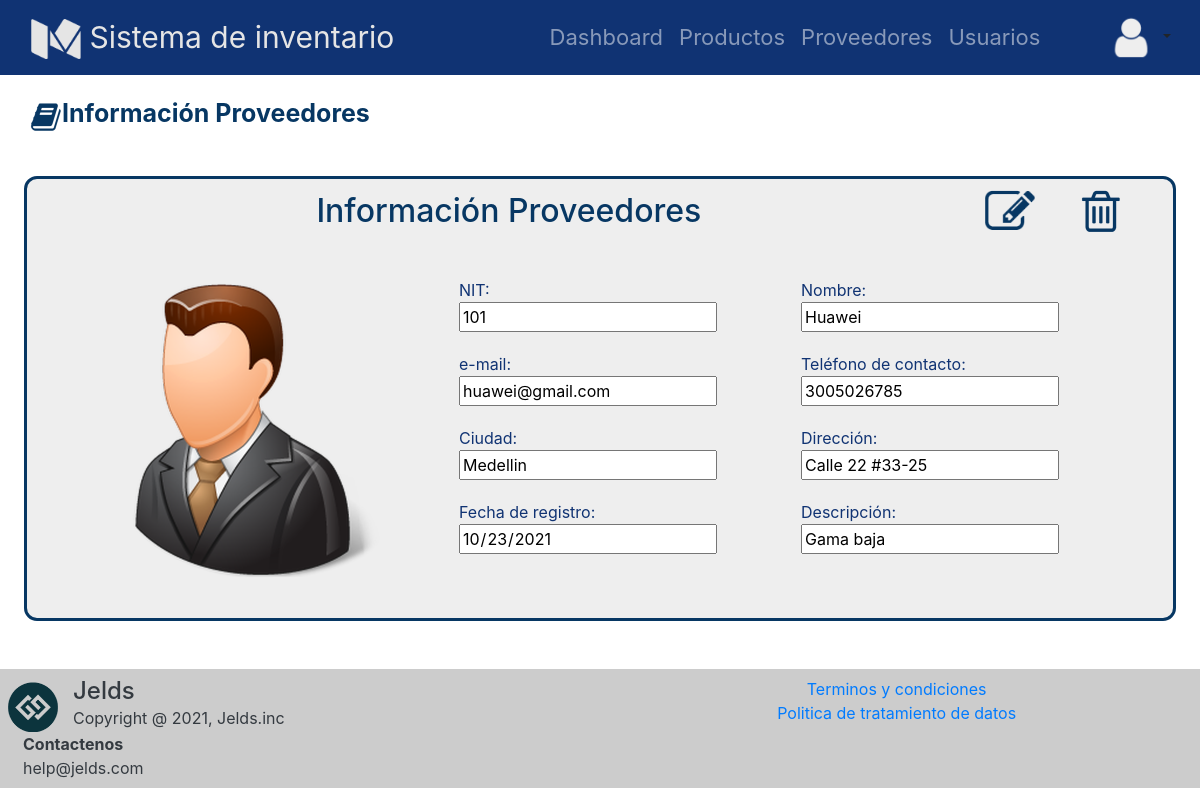
Before: /proveedores/informacion/101 with the older database file.
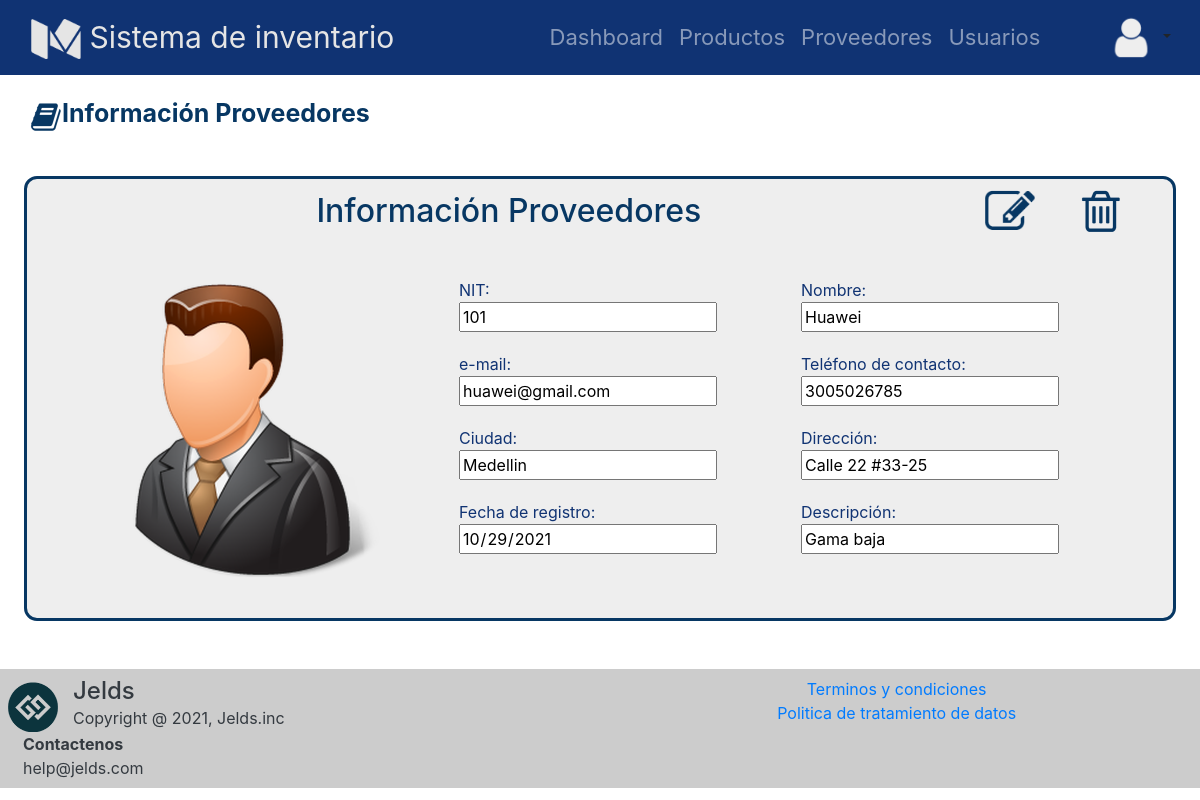
After: the same page with the newer database file.
### tables this page shows
CREATE TABLE proveedor (id_prov INTEGER NOT NULL, nom_prov VARCHAR (25) NOT NULL, dirección_prov VARCHAR (30) NOT NULL, email_prov VARCHAR NOT NULL, fecha_ingreso_prov DATETIME DEFAULT CURRENT_TIMESTAMP, img_prov VARCHAR, ciudad_prov VARCHAR (30) NOT NULL, tel_prov INTEGER, desc_prov TEXT, PRIMARY KEY (id_prov));

### app.py (the view)
@app.route("/proveedores/informacion/<int:id>", methods=["GET"])
def info_proveedor_vista(id):
    proveedor=get_one_proveedor(id)
    submenu="Información"
    menu="Proveedores"
    return render_template('formularioProUser.html', submenu=submenu, menu=menu, tabla=proveedor)

### templates/formularioProUser.html (shortened to what this page needs)
{% extends "base.html" %}
{% block css %}
<link rel="stylesheet" href="{{ url_for('static', filename='css/normalize.min.css') }}">
<link rel="stylesheet" href="https://cdn.jsdelivr.net/npm/bootstrap@4.5.3/dist/css/bootstrap.min.css">
<link rel="stylesheet" href="{{ url_for('static', filename='css/estiloproducto.css') }}">
{% endblock %}
{% block content %}
<section >
    <div class="nombre_titulo">
        <div class="img">
            {% if submenu=='Registrar' %}
            <img src="{{ url_for('static', filename='img/add.png') }}" alt="" width="32" height="32" class="d-inline-block align-text-top">
            {% elif submenu=='Editar' %}
            <img src="{{ url_for('static', filename='img/edit.png') }}" alt="" width="32" height="32" class="d-inline-block align-text-top">
            {% else %}
            <img src="{{ url_for('static', filename='img/info.png') }}" alt="" width="32" height="32" class="d-inline-block align-text-top">
            {% endif %}
        </div>
        <div class="nombre">
            <p>{{submenu}} {{menu}}</p>
        </div>
    </div>
    <div class="presentacion">
        <div class="container">
            <div class="row m-sm-2" id="contenedor_titulo">
                <div class="col-10">
                     <h2>{{submenu}} {{menu}}</h2>
                 </div>
                 {%if submenu=='Registrar' or submenu =='Editar'%}
                 <div class="col" id="col_2">
                     <input type="submit" form="formulario" class="btn btn-outline-success" id="btn_enviar" value="" onsubmit="send()">
                 </div>
                 <div class="col" id="col_2">
                     <input type="reset" form="formulario" class="btn btn-outline-danger" id="btn_cancelar" onclick="location.reload()" value="">
                 </div>
                 {%elif submenu=='Información'%}
                <div class="col" id="col_2">
                    {% if menu=='Productos' %}
                    <a href="{{url_for('editar_producto_vista') }}">
                    {% elif menu=='Proveedores' %}
                    <a href="{{url_for('editar_proveedor_vista',id=tabla[0])}}">
                    {% else %}
                    <a href="{{url_for('editar_usuario_vista',id=tabla[0])}}">
                    {% endif %}
                        <img src={{ url_for('static', filename='img/edit.png') }}  width="50" class="sobre"/>
                    </a>
                </div>
                <div class="col" id="col_2">
                        <a href="#eliminar{{tabla[0]}}" data-toggle="modal"><input type="image" width="48" src={{ url_for('static', filename='img/delete.png') }} class="sobre" id="btn-eliminar"/></a>
                </div>
                 {% endif %}
            </div>
        </div>
        <div class="foto-formulario">
            {%if submenu == 'Editar'%}
            <div class="foto_producto">
                <div class="contenedor_img">
                    <div id="preview" class="imagen"><img src="/static/img/{{tabla[5]}}" alt=""></div>
                </div>
                <div class="input-group">
                    <input type="file" accept="image/*" form="formulario" name="img" class="" id="seleccionArchivos" aria-describedby="inputGroupFileAddon04" aria-label="Upload" onclick="previsualizar()">
                    <script src="/static/js/script.js"></script>
                </div>
            </div>
            <div class="formulario">
                <form action="/update-{{menu}}"  id="formulario" method="POST">
                    {%if menu=='Usuarios'%}
                    <div>
                        <p>
                            Identificación:
                        </p>
                        <input readonly value="{{tabla[0]}}" maxlength="10" minlength="7" name="content" type="number">
                    </div>
                    {%else%}
                    <div>
                        <p>
                            NIT:
                        </p>
                        <input readonly value="{{tabla[0]}}" name="id" autofocus type="number">
                    </div>
                    {%endif%}
                    <div>
                        <p for="">
                            Nombre:
                        </p>
                        <input value="{{tabla[1]}}" name="nombre" type="text" minlength="2">
                    </div>
                    {%if menu=='Usuarios'%}
                    <div>
                        <p for="">
                            Usuario:
                        </p>
                        <input readonly  value="{{tabla[2]}}" name="usuario" id="contra" type="text" onsubmit="validar_contraseña()">
                    </div>
                    {%else%}
                    <div>
                        <p for="">
                            e-mail:
                        </p>
                        <input value="{{tabla[3]}}" name="email" type="email">
                    </div>
                    {%endif%}
                    {%if menu=='Usuarios'%}
                    <div>
                        <p for="">
                            Contraseña:
                        </p>
                        <input value="{{tabla[3]}}" name="password" type="password" id="password">
                    </div>
                    {%else%}
                    <div>
                        <p for="">
                            Teléfono de contacto:
                        </p>
                        <input value="{{tabla[8]}}" name="telefono" type="number" min="3000000000" max="3600000000">
                    </div>
                    {%endif%}
                    {%if menu=='Usuarios'%}
                    <div>
                        <p for="">
                            E-mail:
                        </p>
                        <input value="{{tabla[4]}}" name="email" type="email">
                    </div>
                    {%else%}
                    <div>
                        <p for="">
                            Ciudad:
                        </p>
                        <input value="{{tabla[4]}}" name="ciudad" type="text">
                    </div>
                    {%endif%}
                    {%if menu=='Usuarios'%}
                    <div>
                        <p for="">
                            Teléfono de contacto:
                        </p>
                        <input value="{{tabla[8]}}" name="telefono" type="number" min="3000000000" max="3600000000">
                    </div>
                    {%else%}
                    <div>
                        <p for="">
                            Dirección:
                        </p>
                        <input value="{{tabla[2]}}" name="direccion" type="text" min="">
                    </div>
                    {%endif%}
                    <div>
                        <p for="">
                            Fecha de registro:
                        </p>
                        <input value="{{tabla[6]}}" type="date" name="fregistro" placeholder="dd/mm/aaaa" required>
                    </div>
                    {%if menu!='Usuarios'%}
                    <div>
                        <p for="">
                            Descripción:
                        </p>
                        <input value="{{tabla[7]}}" name="descripcion" type="text">
                    </div>
                    <div>
                    {%endif%}
                    {% if menu=='Usuarios' %}
                    <div>
                        <p for="">
                            Rol:
                        </p>
                        <select name="rol">
                            {%if tabla[7]=='1'%}
                            <option value="1">Usuario final</option>
                            <option value="2">Administrador</option>
                            <option value="3">Super administrador</option>
                            {%elif tabla[7]=='2'%}
                            <option value="2">Administrador</option>
                            <option value="1">Usuario final</option>
                            <option value="3">Super administrador</option>
                            {%else%}
                            <option value="3">Super administrador</option>
                            <option value="1">Usuario final</option>
                            <option value="2">Administrador</option>
                            {%endif%}
                        </select>
                    </div>
                    {% endif %}
                </form>
            </div>
            {%elif submenu =='Información'%}
            <div class="foto_producto">
                <img src='/static/img/{{tabla[5]}}'/>
            </div>
            <div class="formulario">
                <form action="" method="GET">
                    {%if menu=='Usuarios'%}
                    <div>
                        <p>
                            Identificación:
                        </p>
                        <input readonly value="{{tabla[0]}}" maxlength="10" minlength="7" name="content" type="number">
                    </div>
                    {%else%}
                    <div>
                        <p>
                            NIT:
                        </p>
                        <input readonly value="{{tabla[0]}}" autofocus type="number">
                    </div>
                    {%endif%}
                    <div>
                        <p for="">
                            Nombre:
                        </p>
                        <input readonly value="{{tabla[1]}}" name="nombre" type="text" minlength="2">
                    </div>
                    {%if menu=='Usuarios'%}
                    <div>
                        <p for="">
                            Usuario:
                        </p>
                        <input readonly value="{{tabla[2]}}" name="usuario" id="contra" type="text" onsubmit="validar_contraseña()">
                    </div>
                    {%else%}
                    <div>
                        <p for="">
                            e-mail:
                        </p>
                        <input readonly value="{{tabla[3]}}" name="email" type="email">
                    </div>
                    {%endif%}
                    {%if menu=='Usuarios'%}
                    <div>
                        <p for="">
                            Password:
                        </p>
                        <input readonly value="{{tabla[3]}}" name="password" type="password">
                    </div>
                    {%else%}
                    <div>
                        <p for="">
                            Teléfono de contacto:
                        </p>
                        <input  readonly value="{{tabla[8]}}" name="telefono" type="number" min="3000000000" max="3600000000">
                    </div>
                    {%endif%}
                    {%if menu=='Usuarios'%}
                    <div>
                        <p for="">
                            E-mail:
                        </p>
                        <input readonly value="{{tabla[4]}}" name="email" type="email">
                    </div>
                    {%else%}
                    <div>
                        <p for="">
                            Ciudad:
                        </p>
                        <input readonly value="{{tabla[4]}}" name="ciudad" type="text">
                    </div>
                    {%endif%}
                    {%if menu=='Usuarios'%}
                    <div>
                        <p for="">
                            Teléfono de contacto:
                        </p>
                        <input readonly value="{{tabla[8]}}" name="telefono" type="number" min="3000000000" max="3600000000">
                    </div>
                    {%else%}
                    <div>
                        <p for="">
                            Dirección:
                        </p>
                        <input readonly value="{{tabla[2]}}" name="direccion" type="text" min="">
                    </div>
                    {%endif%}
                    <div>
                        <p for="">
                            Fecha de registro:
                        </p>
                        <input readonly value="{{tabla[6]}}" type="date" name="fregistro" placeholder="dd/mm/aaaa" required>
                    </div>
                    {%if menu!='Usuarios'%}
                    <div>
                        <p for="">
                            Descripción:
                        </p>
                        <input readonly value="{{tabla[7]}}" name="descripcion" type="text">
                    </div>
                    {%endif%}
                </form>
            </div>
            {%endif%}
        </div>
    </div>
</section>
{% endblock %}

### templates/base.html (shortened to what this page needs)
<!doctype html>
<html lang="en">
   <head>
      {% block css %}{% endblock %}
      <link rel="stylesheet" href="{{ url_for('static', filename='css/estiloheader.css') }}">
   </head>
   <body>
      <nav class="navbar navbar-expand-md navbar-dark">
        <div class="container-fluid">
            <a class="navbar-brand display-6" href="#">
              <img src="{{ url_for('static', filename='img/inventario.png') }}" alt="" width="50" height="40" class="d-inline-block align-text-top">
              Sistema de inventario
            </a>
        </div>
        <div class="collapse navbar-collapse " id="navbarNav">
            <ul class="navbar-nav">
                <li class="nav-item">
                    <a class="nav-link" href="{{url_for('dashboard_vista') }}">Dashboard</a>
                </li>
                <li class="nav-item">
                    <a class="nav-link" href="{{url_for('productos_vista') }}">Productos</a>
                </li>
                <li class="nav-item">
                    <a class="nav-link" href="{{url_for('proveedores_vista') }}">Proveedores</a>
                </li>
                <li class="nav-item mr-5">
                    <a class="nav-link" href="{{url_for('usuarios_vista') }}">Usuarios</a>
                </li>
            </ul>
            <div class="dropdown show">
                <a class="btn dropdown-toggle" href="#" role="button" id="dropdownMenuLink" data-toggle="dropdown" aria-haspopup="true" aria-expanded="false">
                    <img src="{{ url_for('static', filename='img/user.png') }}" alt=""  width="45" height="45">
                </a>
            </div>
        </div>
    </nav>
    {% block content %}
    {% endblock %}
    <footer class="text-white text-center text-lg-start mt-5">
      <div class="container-fluid text-dark" style="background-color: #CCCCCC">
          <div class="row p-2">
            <div class="logo" class="col">
                <img src="{{ url_for('static', filename='img/logo-2.png') }}" alt="logo" width="50" height="50">
            </div>
            <div class="col col-md-7">
                <h4>Jelds</h4>
                <p>Copyright @ 2021, Jelds.inc</p>
            </div>
            <div class="col col-md-3">
                <div>
                    <a href="">Terminos y condiciones</a>
                </div>
                <div>
                    <a href="">Politica de tratamiento de datos</a>
                </div>
            </div>
            <div class="col">
                <p class="font-weight-bold">Contactenos</p>
                <p>help@jelds.com</p>
            </div>
          </div>
      </div>
    </footer>
   </body>
</html>

Changed rows visible on the page:
changed proveedor "Huawei": fregistro "10/23/2021" → "10/29/2021"
